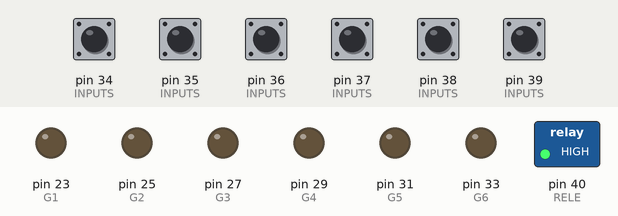
This sketch was run on a simulated Arduino Mega 2560, built with avr-gcc and run on an emulated ATmega2560. Parts: switched loads named in the sketch (green lamp = pin HIGH), output pins drawn as LEDs (lit = HIGH). Inputs (shaded band) come from the test bench; at power-on: pin 34 (INPUTS), pin 35 (INPUTS), pin 36 (INPUTS), pin 37 (INPUTS), pin 38 (INPUTS), pin 39 (INPUTS) HIGH. Pins used as bus, display or sensor lines are not drawn.

Above: at 1.2 s.
1.3 s: pin 34 (INPUTS) pulled LOW for 0.15 s
At 2.7 s:
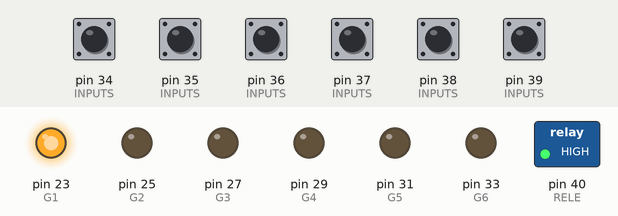
3.3 s: pin 35 (INPUTS) pulled LOW for 0.15 s
At 4.2 s:
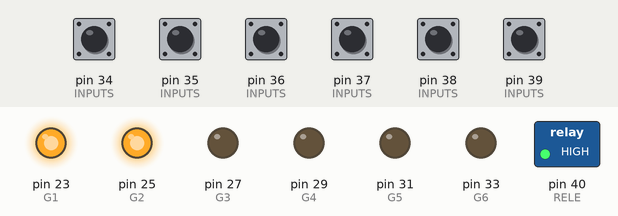
5.3 s: pin 36 (INPUTS) pulled LOW for 0.15 s
At 7.0 s:
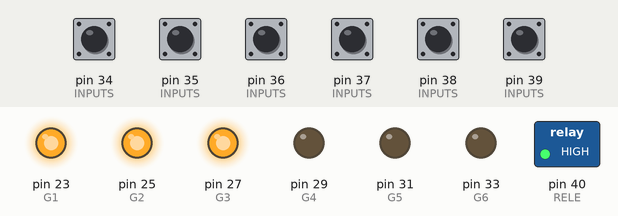
7.4 s: pin 37 (INPUTS) pulled LOW for 0.15 s
At 8.5 s:
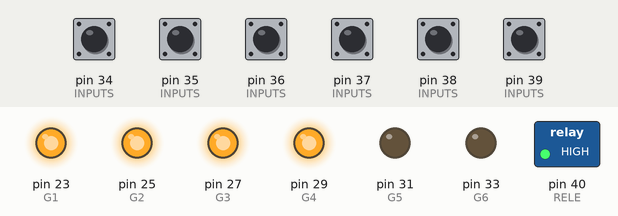
9.4 s: pin 38 (INPUTS) pulled LOW for 0.15 s
At 11.1 s:
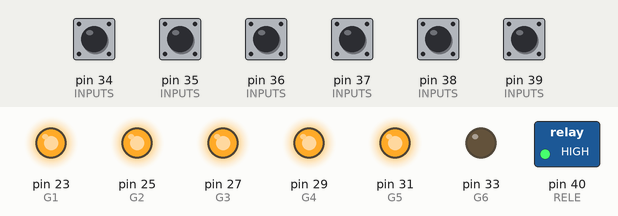
11.4 s: pin 39 (INPUTS) pulled LOW for 0.15 s
At 12.8 s:
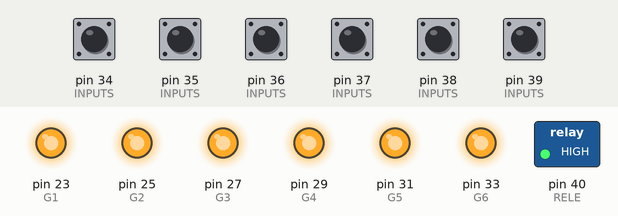
Timing chart, 0 to 14.4 s (numbered marks = the images above; inputs shaded):
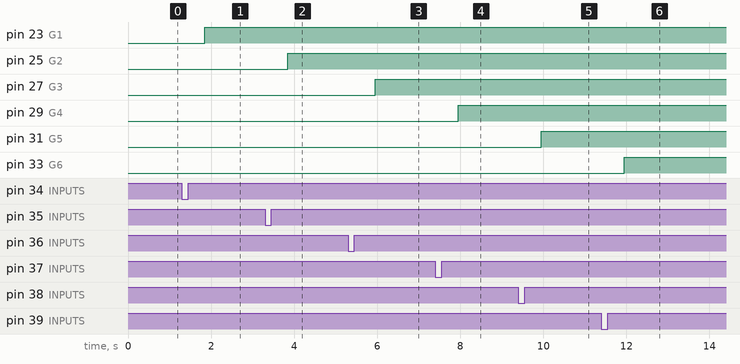

Measured:
- after the input at 1.3 s, pin 23 (G1): LOW → HIGH after 0.55 s
- after the input at 3.3 s, pin 25 (G2): LOW → HIGH after 0.55 s
- after the input at 5.3 s, pin 27 (G3): LOW → HIGH after 0.65 s
- after the input at 7.4 s, pin 29 (G4): LOW → HIGH after 0.55 s
- after the input at 9.4 s, pin 31 (G5): LOW → HIGH after 0.55 s
- after the input at 11.4 s, pin 33 (G6): LOW → HIGH after 0.55 s

The sketch:

04_NewPanel.ino
```cpp
/* 04_NewPanel
 *
 * MEGA, 6 BOTONES, 1 RELE, y 6 BI-LEDS
 *
 */


//EDITABLE
#define SPRINT      false
#define NEED_REPOSO false
#define RELE  40
#define R1  22
#define G1  23
#define R2  24
#define G2  25
#define R3  26
#define G3  27
#define R4  28
#define G4  29
#define R5  30
#define G5  31
#define R6  32
#define G6  33
#define BOTO1    34
#define BOTO2    35
#define BOTO3    36
#define BOTO4    37
#define BOTO5    38
#define BOTO6    39

#define NCOLORES 2
#define DS  10
#define RES_AMP1 230
#define RES_AMP2 50
#define RES_AMP3 170
#define CHANGUI 20
#define LIM_AMP1 255
#define LIM_AMP2 255
#define LIM_AMP3 210

#define VELOCIDAD 10

#define RETENCION 500

const int N_INPUTS = 6;
const int INPUTS[N_INPUTS] = {BOTO1,BOTO2,BOTO3,BOTO4,BOTO5,BOTO6};
const int INPUTS_ISTATE[N_INPUTS] = {1,1,1,1,1,1};
const int N_OUTPUTS = 13;
const int OUTPUTS[N_OUTPUTS] = {RELE,R1,G1,R2,G2,R3,G3,R4,G4,R5,G5,R6,G6};
const int OUTPUTS_ISTATE[N_OUTPUTS] = {1,0,0,0,0,0,0,0,0,0,0,0,0};


int actual1 = 0;
int actual2 = 0;
int actual3 = 0;
int actual4 = 0;
int actual5 = 0;
int actual6 = 0;

unsigned long timer1 = 0;
unsigned long timer2 = 0;
unsigned long timer3 = 0;
unsigned long timer4 = 0;
unsigned long timer5 = 0;
unsigned long timer6 = 0;

unsigned long contador_audio = 0;


//NO EDITABLE
boolean reposo = false;
boolean activo = false;
boolean resuelto = false;
unsigned long timer_print = 0;
////////////////////////////////////SETUP///////////////////////////////
//NO EDITABLE
void setup() {
  if(SPRINT){Serial.begin(9600);}
//declara entradas
  for(int a = 0;a < N_INPUTS;a++){
    pinMode(INPUTS[a] , INPUT);
    digitalWrite(INPUTS[a] , INPUTS_ISTATE[a]);
  }
//declara salidas
  for(int a = 0;a < N_OUTPUTS;a++){
    pinMode(OUTPUTS[a] , OUTPUT);
    digitalWrite(OUTPUTS[a] , OUTPUTS_ISTATE[a]);
  }
//si necesita reposo
  if(NEED_REPOSO){reposo=true;activo=false;resuelto=false;}else{reposo=false;activo=true;resuelto=false;}
//EDITABLE

}

///////////////////////////////////////LOOP//////////////////////////////////////////
void loop() {
  if_reposo();
  if_activo();
  if_resuelto();
  showme();
}

////////////////////////////////////////FUNCIONES///////////////////////////////////
//EDITABLE
void if_reposo()
{
  if(reposo){
  }
}

void if_activo()
{
  if(activo){
/////////////////////1////////////////////////
  if(millis() - timer1 > RETENCION){
    switch(actual1){

      case 0:{
        digitalWrite(R1,HIGH);
        digitalWrite(G1,LOW);
        break;}

      case 1:{
        digitalWrite(R1,LOW);
        digitalWrite(G1,HIGH);
        break;}
        }
      if(check(0,BOTO1,DS)){
      actual1++;
      timer1 = millis();
      if(actual1 == NCOLORES){actual1 = 0;}
      }}
/////////////2//////////////////////////
  if(millis() - timer2 > RETENCION){
    switch(actual2){

      case 0:{
        digitalWrite(R2,HIGH);
        digitalWrite(G2,LOW);
        break;}

      case 1:{
        digitalWrite(R2,LOW);
        digitalWrite(G2,HIGH);
        break;}

        }
      if(check(0,BOTO2,DS)){
      actual2++;
      timer2 = millis();
      if(actual2 == NCOLORES){actual2 = 0;}
      }}
//////////////////////////3///////////////////////////
  if(millis() - timer3 > RETENCION){
    switch(actual3){

      case 0:{
        digitalWrite(R3,HIGH);
        digitalWrite(G3,LOW);
        break;}

      case 1:{
        digitalWrite(R3,LOW);
        digitalWrite(G3,HIGH);
        break;}
        }
      }
      if(check(0,BOTO3,DS)){
      actual3++;
      timer3 = millis();
      if(actual3 == NCOLORES){actual3 = 0;}
      }}
/////////////////////////4///////////////////////////
  if(millis() - timer4 > RETENCION){
    switch(actual4){

      case 0:{
        digitalWrite(R4,HIGH);
        digitalWrite(G4,LOW);
        break;}

      case 1:{
        digitalWrite(R4,LOW);
        digitalWrite(G4,HIGH);
        break;}
    }
      if(check(0,BOTO4,DS)){
      actual4++;
      timer4 = millis();
      if(actual4 == NCOLORES){actual4 = 0;}
      }}
/////////////////////////5///////////////////////////
  if(millis() - timer5 > RETENCION){
    switch(actual5){

      case 0:{
        digitalWrite(R5,HIGH);
        digitalWrite(G5,LOW);
        break;}

      case 1:{
        digitalWrite(R5,LOW);
        digitalWrite(G5,HIGH);
        break;}
    }
      if(check(0,BOTO5,DS)){
      actual5++;
      timer5 = millis();
      if(actual5 == NCOLORES){actual5 = 0;}
      }}
/////////////////////////6///////////////////////////
  if(millis() - timer6 > RETENCION){
    switch(actual6){

      case 0:{
        digitalWrite(R6,HIGH);
        digitalWrite(G6,LOW);
        break;}

      case 1:{
        digitalWrite(R6,LOW);
        digitalWrite(G6,HIGH);
        break;}
    }
      if(check(0,BOTO6,DS)){
      actual6++;
      timer6 = millis();
      if(actual6 == NCOLORES){actual6 = 0;}
      }}

  if(actual1 == 0 && actual2 == 1 && actual3 == 1 && actual4 == 0 && actual5 == 0 && actual6 == 1 ){digitalWrite(RELE,LOW);}else{digitalWrite(RELE,HIGH);}
  }


void if_resuelto()
{
  if(resuelto){
    digitalWrite(RELE, LOW);
  }
}

void showme ()
{
  if(SPRINT && millis() - timer_print > 1000)
  {
    Serial.println("------NUEVA MEDICION------");
    Serial.print("R1: ");

    }
  }


//NO EDITABLE
//comprueba el estado de un sensor
boolean check (boolean cual, int entrada, int ds)
{
  boolean resu = false;
  int contador = 0;
  if(cual){ while(digitalRead(entrada) == 1 && resu == false){delay(ds);contador++;if(contador == 5){resu = true;}}
  }else{    while(digitalRead(entrada) == 0 && resu == false){delay(ds);contador++;if(contador == 5){resu = true;}}}
  return resu;
}
```
